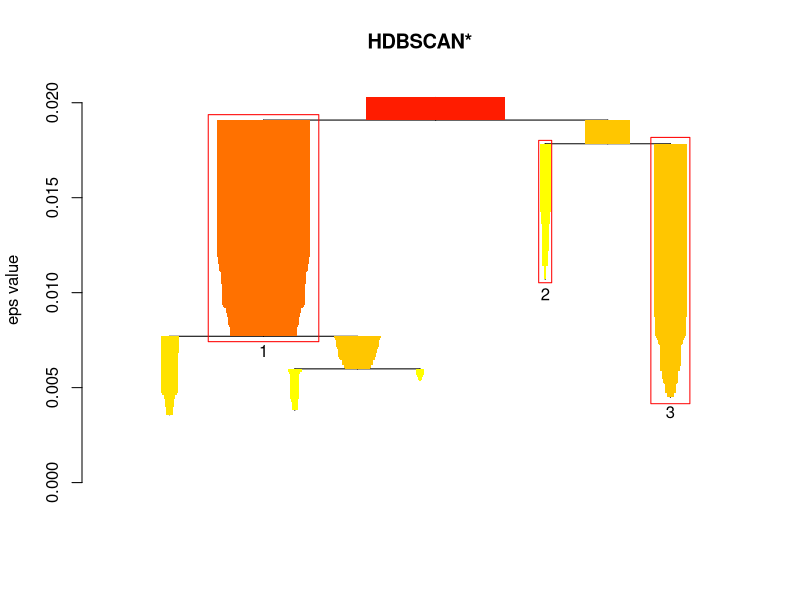

Source code (R): (Note: this script raises an error after producing the figure.)
#Codes for phylogenetic bipartition example (Figure4 A) from the manuscript 
#Note that because of random sampling in the nmANOVA algorithm and system-specific numerical instabilities, executing the 
#provided replication materials within a different environment will likely
#produce minor differences from what has been shown in the paper

#nmANOVA function
nmANOVA <- function( diss_data, partition, N_sampling = 1, subpartition = NULL ) {
  
  #diss_data - a numeric matrix or data.frame with dissimilarity measures,columns and rows should be in the same order
  #partition - a vector specifying the groups, it should be same length and in the same order as diss_data columns/rows 
  #N_sampling - number of proportional samplings to perform 
  #subpartition - a vector of groups present in partition for which the method has to be applied to 
  #if subpartition is NULL, the method will be applied to all the groups present in partition ( unique( partition ) )
  
  if ( nrow( diss_data ) != ncol( diss_data ) )
    stop( "matrix has to be square" )
  
  if ( nrow( diss_data ) != length( partition ) )
    stop( "partition has to be same length as the number of row/columns in the matrix" )
  
  if ( N_sampling <= 0 )
    stop( "N_sampling has to be a positive integer" )
  
  if ( !is.null( subpartition ) & length( unique( subpartition ) ) < 2 )
    stop( "there should be at least two unique subpartitions" )
  
  
  
  partition <- as.factor( as.vector( partition ) )
  partition_sorted <- partition[ order( partition ) ]
  
  inner_partition_names <- vector()
  for ( i in 1:length( levels( partition_sorted ) ) ){
    inner_partition_names <- c( inner_partition_names, paste0( levels( partition_sorted )[i],'_', seq( 1:table( partition_sorted )[i] ) ) )
  }
  
  #set the names for each column/row based on a partition they belong to
  inner_partition_names <- inner_partition_names[ order( order ( partition ) ) ]
  partition_df <- as.data.frame( diss_data )
  colnames( partition_df ) <- inner_partition_names
  rownames( partition_df ) <- inner_partition_names
  
  #check if there is a subpartition provided  
  if ( !is.null( subpartition ) ){
    if ( length( unique( intersect( partition, subpartition ) ) ) !=  length( unique( subpartition )  )  )
      stop( "some elements from the subpartition do not match with partition" )
    subpartition <- as.factor( as.vector( subpartition ) )
    partition <- partition[ which( partition %in% intersect( partition, subpartition ) ) ]
  }
  
  selected_partitions <- which( sub('_[^_]*$', '', colnames( partition_df ) ) %in% partition )
  selected_partitions <- which( sub('_[^_]*$', '', rownames( partition_df ) ) %in% partition )
  partition_df <- partition_df[ selected_partitions, selected_partitions ]
  partition_df <- partition_df[ order( row.names( partition_df ) ), order( names( partition_df ) ) ]
  
  #the actual partition
  partition <- as.factor( sub('_[^_]*$', '', colnames( partition_df ) ) )
  #number of elements in each partition
  n_partition <- as.vector( table( partition ) )
  
  #calculate delta_w and delta_jj
  vec_within <- vector()
  delta_jj <- vector()
  SNM_w <- 0
  for( i in 1:length( levels( partition ) ) ){
    
    ind_partition <- which(  sub('_[^_]*$', '', colnames( partition_df ) ) == levels( partition )[i] )
    cur_partition <-  as.numeric( as.matrix( partition_df[ ind_partition, ind_partition ] ) )
    vec_within <- c( vec_within, cur_partition)
    delta_jj[i] <- mean( cur_partition, na.rm = TRUE )
    
  }
  
  delta_w <- mean( vec_within, na.rm = TRUE )
  
  #calculate SNM_w
  SNM_w <- 0
  for( i in 1:length( levels( partition ) ) ){
    
    ind_partition <- which(  sub('_[^_]*$', '', colnames( partition_df ) ) == levels( partition )[i] )
    cur_partition <-  as.numeric( as.matrix( partition_df[ ind_partition, ind_partition ] ) )
    
    n_cur_partition <- sum( is.na( cur_partition ) == FALSE )
    
    
    SNM_w <- SNM_w + n_cur_partition * (  ( delta_jj[i] - delta_w ) )^2
  }
  
  
  #calculate delta_jj', delta_prop and SNM_b
  
  off_diag_new <- 0
  for( i in 1:length( levels( partition ) ) ){
    for( j in 1:length( levels( partition ) ) ){
      if( i != j ){ 
        
        ind_row_partition <- which(  sub('_[^_]*$', '', colnames( partition_df ) ) == levels( partition )[i] )
        ind_col_partition <- which(  sub('_[^_]*$', '', colnames( partition_df ) ) == levels( partition )[j] )
        cur_partition <-  as.numeric( as.matrix( partition_df[ ind_row_partition, ind_col_partition ] ) )
        
        off_diag_new <- off_diag_new +  sum( is.na( cur_partition ) == FALSE )
        
        
        
      }
    }
  }
  
  
  num_off_diag_groups <- length( levels( partition ) )^2 - length( levels( partition ) )
  num_off_diag <- off_diag_new
  
  F_stat_array <- vector()
  prop_sampl_df_list <- list()
  
  for( ii in 1:N_sampling ){
    
    diagonal_sampling <- vec_within[!is.na(vec_within)]
    
    
    prop_sampl_df <- data.frame( N_sampling_num = rep( ii, num_off_diag_groups ), #which N_sampling is performed
                                 sampling_num = numeric( num_off_diag_groups ),#how many elements are sampled
                                 partitions = character( num_off_diag_groups ),# for what between group partition the sampling is performed
                                 part_mean = numeric( num_off_diag_groups ),# mean of the current between group partition
                                 prop_mean = numeric( num_off_diag_groups ),# mean of the sampled elements  
                                 sampling_ind = character( num_off_diag_groups), #indexes for the sampled elements from the vector of the whole
                                 sampled_from = character(num_off_diag_groups), 
                                 stringsAsFactors=FALSE )  
    
    non_na_vec_within <- sum( is.na( vec_within ) == FALSE )
    
    
    k <- 0
    delta_jj_prime <- vector()
    SNM_b <- 0
    SNM_b_array <- vector()
    for( i in 1:length( levels( partition ) ) ){
      for( j in 1:length( levels( partition ) ) ){
        if( i != j ){ 
          
          ind_row_partition <- which(  sub('_[^_]*$', '', colnames( partition_df ) ) == levels( partition )[i] )
          ind_col_partition <- which(  sub('_[^_]*$', '', colnames( partition_df ) ) == levels( partition )[j] )
          cur_partition <-  as.numeric( as.matrix( partition_df[ ind_row_partition, ind_col_partition ] ) )
          non_na_cur_partition <-  sum( is.na( cur_partition ) == FALSE )
          delta_jj_prime <- mean( cur_partition,  na.rm = TRUE )
          
          prop_num <- floor( non_na_cur_partition  * ( non_na_vec_within  / as.numeric( num_off_diag ) ) ) 
          
          if( prop_num == 0 ){
            print( 'prop_num = 0 -> changed to 1' )
            prop_num <- 1 }
          
          sample_ind <- sample( c( 1:length( diagonal_sampling ) ), prop_num, replace = FALSE )
          k <- k + 1
          prop_sampl_df$sampling_num[k] <- prop_num
          prop_sampl_df$partitions[k] <- paste0( levels( partition )[i], ',', levels( partition )[j] )
          prop_sampl_df$sampling_ind[k] <- paste0( sample_ind, collapse = ',' )
          prop_sampl_df$sampled_from[k] <- paste0( round( diagonal_sampling, 3) , collapse = ',' )
          delta_prop <- mean( diagonal_sampling[ sample_ind ],  na.rm = TRUE )
          
          
          if( floor( non_na_cur_partition  *  ( non_na_vec_within  / as.numeric( num_off_diag ) ) )  != 0 ){ diagonal_sampling <- diagonal_sampling[ -sample_ind ] }
          prop_sampl_df$prop_mean[k] <- delta_prop
          
          
          delta_jj_prime <- mean( cur_partition,  na.rm = TRUE )
          
          prop_sampl_df$part_mean[k] <- delta_jj_prime
          SNM_b <- SNM_b + ( ( delta_jj_prime - delta_prop )/( sqrt( ( 1/( non_na_cur_partition ) + 1/prop_num ) ) ) )^2
         
          
        }
      }
    }
    
    #calculate statistics
    prop_sampl_df_list[[ii]] <- prop_sampl_df 
    SNM_b_array[ii] <- SNM_b
    F_stat_array[ii] <- ( SNM_b/length( levels( partition ) ) ) / SNM_w
    
  }
  
  
  
  F_stat <- mean( F_stat_array, na.rm = TRUE )
  
  df1 <- length( levels( partition ) )^2 - length( levels( partition ) )
  df2 <-  length( levels( partition ) ) - 1
  p_value <- pf( F_stat, df1, df2, lower.tail = F ) 
  partition_df1 <- partition_df
  
  
  res <- list()
  
  res[[1]] <- data.frame( N_partitions = length( levels( partition ) ), partition = paste(  levels( partition ) , collapse = ','), n_partition = paste( n_partition , collapse= ','  ), delta_w = delta_w,  delta_jj = paste( delta_jj, collapse= ',' ),  SNM_w = SNM_w,  SNM_b = mean( SNM_b_array, na.rm = TRUE ), F_stat =  F_stat, p_value = p_value  )
  
  res[[2]] <- do.call( rbind.data.frame, prop_sampl_df_list )
  
  names( res ) <- c( 'summary', 'proportional_sampling' ) 
  
  res
  
}


library( readxl )
library( dbscan )
library( dplyr )


df <- read_excel( "phylogenetic_bipartition_data.xlsx" )
rownames( df ) <- colnames( df ) 

partition <- sub('_[^_]*$', '', colnames( df  ) ) 
res <- nmANOVA( df , partition, N_sampling = 10 ) 
res$summary$p_value # 0.058

df <- as.matrix( df )

res_hdbscan <- hdbscan( df, minPts = 5 )
plot( res_hdbscan, show_flat = TRUE )


partition <- res_hdbscan$cluster
res_nmA_hdbscan <- nmANOVA( df, partition, N_sampling = 10 ) 
res_nmA_hdbscan$summary$p_value # 0.058

mds_matrix <- matrix( NA, ncol = ncol(df), nrow = nrow(df) )
mds_matrix[upper.tri(mds_matrix)] <- rowMeans(cbind(df[upper.tri(df, diag = FALSE)], 
                                    df[lower.tri(df, diag = FALSE)]))
mds_matrix[lower.tri(mds_matrix)] <- rowMeans(cbind(df[upper.tri(df, diag = FALSE)], 
                                    df[lower.tri(df, diag = FALSE)]))
diag(mds_matrix ) <- 0 #diag( df)
colnames( mds_matrix )<- colnames(df)
rownames( mds_matrix )<- rownames(df)


mds.coor=cmdscale( as.dist( ( df ) ) )
mds.coor <- as.data.frame( mds.coor)
colnames( mds.coor ) <- c( 'coor1', 'coor2' )
mds.coor <- 
  mds.coor %>%
  mutate( Species =  sub('_[^_]*$', '', rownames( mds.coor ) ), label = rownames( mds.coor) )

scientific_10 <- function(x) {
  parse(text=gsub("e", " %*% 10^", scales::scientific_format()(x)))
}

#Figure 4 A 
ggplot( mds.coor, aes( x =  ( coor1 ), y = ( coor2 ), shape = as.factor( Species ), col = as.factor( Species ) ) ) +  
  geom_point( alpha = 0.7,  size = 10)  +
  theme(panel.grid.minor = element_line(colour = "grey", size = 0.1), 
        panel.grid.major = element_line(colour = "grey", size = 0.5)) +
  theme_bw() + theme(axis.text.x = element_text(angle = 90, hjust = 1))  +
  theme_bw()+ xlab( "MDS1 " ) + ylab("MDS2" ) +
  theme(plot.title = element_text(size = 25),axis.text.x = element_text(angle = 0, hjust = 1, size = 25), axis.title=element_text(size=28), axis.text.y = element_text(angle = 0, hjust = 1, size =25), legend.title=element_text(size=28), legend.text=element_text(size=28) ) + 
  guides( col=guide_legend(title="Species"), shape = guide_legend(title='Species')) +
  scale_y_continuous(labels = scientific_10) + scale_x_continuous(labels = scientific_10) +
  annotate("text", x=0.0010, y=0.0033, label= expression( italic( 'p-value = 0.044' ) ), size = 10) + 
  annotate("text", x=-0.0010, y=-0.0033, label= expression(  italic( 'p-value = 0.058'  ) ), size = 10) 
